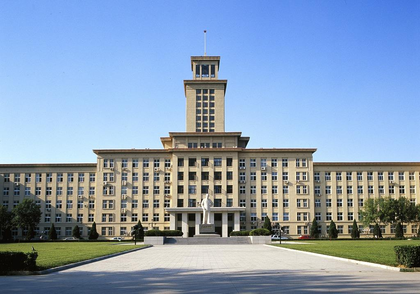
%> input picture lab6/color/color.png, 420 x 294 px, shrunk from 1024 x 717 before the run
$ octave t1.m   (GNU Octave 9; MATLAB toolbox functions it lacks are replaced by stand-ins)
%> lines starting %> are read from the running program, lines starting %| are printed output that depends on the picture
clc; clear; close all;

% 创建输出文件夹
out_dir = 'output_t1';
if ~exist(out_dir, 'dir')
    mkdir(out_dir);
end

% 1. 读取彩色图像
color_path = 'color.png';
img = imread(color_path);
%> img is the input picture: size 294x420x3 uint8; mean R, G, B 136.2, 156.2, 179.5

% 2. 提取 8 个位平面并组合保存
for i = 1:8
    % 初始化当前位平面的彩色图
    bit_plane_color = zeros(size(img), 'logical');

    % 分别对 R, G, B 通道提取第 i 个位平面
    for c = 1:3
        bit_plane_color(:, :, c) = logical(bitget(img(:, :, c), i));
    end

    % 保存组合后的彩色位平面到本地文件夹
    out_name = fullfile(out_dir, sprintf('color_bitplane_%d.png', i));
    % logical类型乘255保存为可见的图像
    imwrite(uint8(bit_plane_color) * 255, out_name);
end
%> this loop made 8 passes
%> pass 1, `imwrite(uint8(bit_plane_color) * 255, out_name);`:
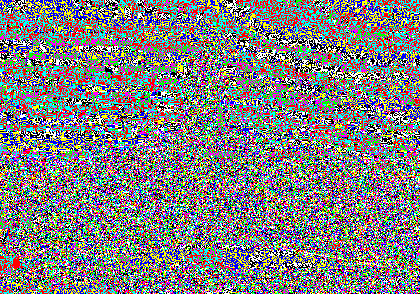
%> saved as color_bitplane_1.png: size 294x420x3 uint8; mean R, G, B 127.4, 127.3, 128.6
%> pass 2, `imwrite(uint8(bit_plane_color) * 255, out_name);`:
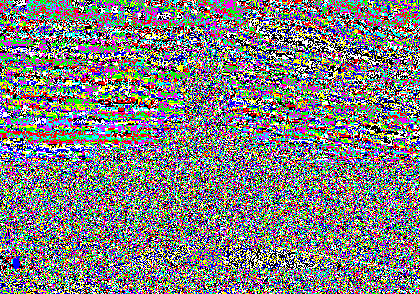
%> saved as color_bitplane_2.png: size 294x420x3 uint8; mean R, G, B 127.7, 127.2, 128.4
%> after the loop:
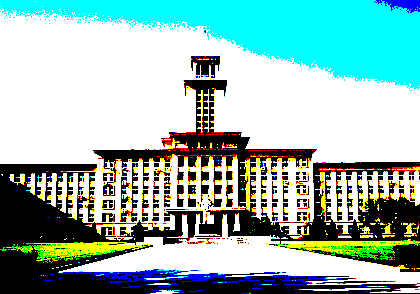
%> bit_plane_color: size 294x420x3 logical; mean R, G, B 0.584, 0.725, 0.696
